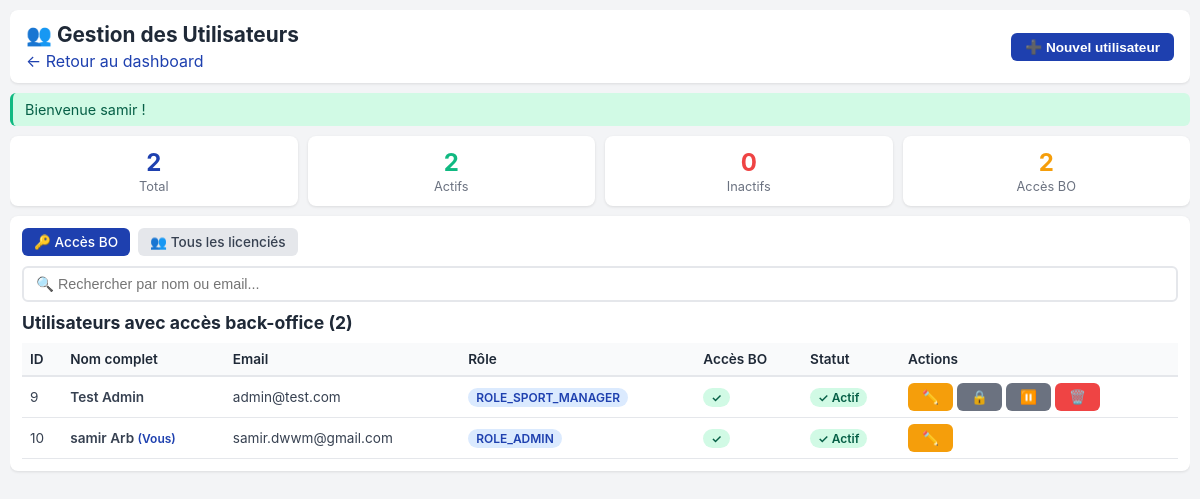
The page /BO/_backoffice/_sections/utilisateurs.php (signed in) on the database its author committed.
### tables this page shows
CREATE TABLE `users` (
  `id_user` int NOT NULL,
  `id_role` int NOT NULL,
  `has_backoffice_access` tinyint(1) DEFAULT '0',
  `name` varchar(100) NOT NULL,
  `first_name` varchar(100) NOT NULL,
  `birth_date` date DEFAULT NULL,
  `phone` varchar(20) DEFAULT NULL,
  `address` varchar(255) DEFAULT NULL,
  `email` varchar(255) DEFAULT NULL,
  `password` varchar(255) DEFAULT NULL,
  `reset_token` varchar(255) DEFAULT NULL,
  `reset_token_expiry` datetime DEFAULT NULL,
  `is_password_set` tinyint(1) DEFAULT '0',
  `status` tinyint(1) NOT NULL DEFAULT '1',
  `created_at` datetime NOT NULL DEFAULT CURRENT_TIMESTAMP,
  `updated` datetime NOT NULL DEFAULT CURRENT_TIMESTAMP ON UPDATE CURRENT_TIMESTAMP,
  `id_media` int DEFAULT NULL
);

CREATE TABLE `roles` (
  `id_role` int NOT NULL,
  `role_name` varchar(100) NOT NULL,
  `description` text
);

### includes/config.php (called while the page is built, shortened)
<?php
function asset(string $path = ''): string {
    return rtrim(ASSETS_URL, '/') . '/' . ltrim($path, '/');
}

### BO/_backoffice/_sections/utilisateurs.php (the view, shortened to what this page needs)
<?php
require_once __DIR__ . '/../../../includes/config.php';
$filter = isset($_GET['filter']) ? $_GET['filter'] : 'backoffice';
if ($filter === 'all') {
    $sql = "SELECT u.*, r.role_name
            FROM users u
            INNER JOIN roles r ON u.id_role = r.id_role
            ORDER BY u.has_backoffice_access DESC, u.status DESC, u.name";
} else {
    $sql = "SELECT u.*, r.role_name
            FROM users u
            INNER JOIN roles r ON u.id_role = r.id_role
            WHERE u.has_backoffice_access = 1
            ORDER BY u.status DESC, u.name";
}
$result = $conn->query($sql);
$users = [];
if ($result && $result->num_rows > 0) {
    while ($row = $result->fetch_assoc()) {
        $users[] = $row;
    }
}
$stats = [
    'total' => count($users),
    'actifs' => count(array_filter($users, fn($u) => $u['status'] == 1)),
    'inactifs' => count(array_filter($users, fn($u) => $u['status'] == 0)),
    'bo_access' => count(array_filter($users, fn($u) => $u['has_backoffice_access'] == 1))
];
?>
<!DOCTYPE html>
<html lang="fr">
<head>
    <link rel="stylesheet" href="<?= asset('_back.css/utilisateurs.css') ?>">
</head>
<body>
    <div class="container">
        <div class="header">
            <div>
                <h1>👥 Gestion des Utilisateurs</h1>
                <p style="color: #6b7280; margin-top: 4px;">
                    <a href="admin.php?section=dashboard" style="color: #1e40af; text-decoration: none;">← Retour au dashboard</a>
                </p>
            </div>
            <button class="btn btn-primary" onclick="toggleForm()">➕ Nouvel utilisateur</button>
        </div>
        <?php
        if (isset($_SESSION['flash'])) {
            foreach ($_SESSION['flash'] as $type => $message) {
                echo "<div class='alert alert-$type'>$message</div>";
            }
        }
        ?>
        <div class="stats-grid">
            <div class="stat-card">
                <div class="stat-value"><?= $stats['total'] ?></div>
                <div class="stat-label">Total</div>
            </div>
            <div class="stat-card">
                <div class="stat-value" style="color: #10b981;"><?= $stats['actifs'] ?></div>
                <div class="stat-label">Actifs</div>
            </div>
            <div class="stat-card">
                <div class="stat-value" style="color: #ef4444;"><?= $stats['inactifs'] ?></div>
                <div class="stat-label">Inactifs</div>
            </div>
            <div class="stat-card">
                <div class="stat-value" style="color: #f59e0b;"><?= $stats['bo_access'] ?></div>
                <div class="stat-label">Accès BO</div>
            </div>
        </div>
        <div class="card">
            <div class="filter-tabs">
                <a href="/es_moulon/BO/admin.php?section=utilisateurs&filter=backoffice"
                    class="<?= $filter === 'backoffice' ? 'active' : '' ?>">
                    🔑 Accès BO
                </a>
                <a href="/es_moulon/BO/admin.php?section=utilisateurs&filter=all"
                    class="<?= $filter === 'all' ? 'active' : '' ?>">
                    👥 Tous les licenciés
                </a>
            </div>
            <div class="search-box">
                <input type="text" id="searchInput" placeholder="🔍 Rechercher par nom ou email...">
            </div>
            <h2><?= $filter === 'all' ? 'Tous les licenciés' : 'Utilisateurs avec accès back-office' ?> (<?= count($users) ?>)</h2>
            <?php if (empty($users)): ?>
                <p style="text-align: center; color: #6b7280; padding: 20px;">Aucun utilisateur.</p>
            <?php else: ?>
                <div class="table-container">
                    <table>
                        <thead>
                            <tr>
                                <th>ID</th>
                                <th>Nom complet</th>
                                <th>Email</th>
                                <th>Rôle</th>
                                <th>Accès BO</th>
                                <th>Statut</th>
                                <th>Actions</th>
                            </tr>
                        </thead>
                        <tbody>
                            <?php foreach ($users as $user): ?>
                                <tr>
                                    <td><?= $user['id_user'] ?></td>
                                    <td style="font-weight: 600;">
                                        <?= htmlspecialchars($user['first_name'] . ' ' . $user['name']) ?>
                                        <?php if ($user['id_user'] == $_SESSION['user_id']): ?>
                                            <span style="color: #1e40af; font-size: 0.75rem;">(Vous)</span>
                                        <?php endif; ?>
                                    </td>
                                    <td><?= htmlspecialchars($user['email']) ?></td>
                                    <td>
                                        <span class="badge badge-role">
                                            <?= htmlspecialchars($user['role_name']) ?>
                                        </span>
                                    </td>
                                    <td>
                                        <?php if ($user['has_backoffice_access'] == 1): ?>
                                            <span class="badge badge-active">✓</span>
                                        <?php else: ?>
                                            <span class="badge badge-inactive">✗</span>
                                        <?php endif; ?>
                                    </td>
                                    <td>
                                        <?php if ($user['status'] == 1): ?>
                                            <span class="badge badge-active">✓ Actif</span>
                                        <?php else: ?>
                                            <span class="badge badge-inactive">✗ Inactif</span>
                                        <?php endif; ?>
                                    </td>
                                    <td>
                                        <div class="actions">
                                            <a href="/es_moulon/BO/admin.php?section=utilisateurs&edit=<?= $user['id_user'] ?>"
                                                class="btn btn-warning" title="Modifier">✏️</a>
                                            <?php if ($user['id_user'] != $_SESSION['user_id']): ?>
                                                <a href="/es_moulon/BO/admin.php?section=utilisateurs&toggle_bo_access=<?= $user['id_user'] ?>"
                                                    class="btn <?= $user['has_backoffice_access'] == 1 ? 'btn-secondary' : 'btn-success' ?>"
                                                    title="<?= $user['has_backoffice_access'] == 1 ? 'Retirer accès BO' : 'Donner accès BO' ?>">
                                                    <?= $user['has_backoffice_access'] == 1 ? '🔒' : '🔓' ?>
                                                </a>
                                                <a href="/es_moulon/BO/admin.php?section=utilisateurs&toggle_status=<?= $user['id_user'] ?>"
                                                    class="btn <?= $user['status'] == 1 ? 'btn-secondary' : 'btn-success' ?>"
                                                    title="<?= $user['status'] == 1 ? 'Désactiver' : 'Activer' ?>">
                                                    <?= $user['status'] == 1 ? '⏸️' : '▶️' ?>
                                                </a>
                                                <a href="/es_moulon/BO/admin.php?section=utilisateurs&delete=<?= $user['id_user'] ?>"
                                                    class="btn btn-danger" title="Supprimer"
                                                    onclick="return confirm('⚠️ ATTENTION : Cela supprimera aussi toutes les fonctions de <?= htmlspecialchars($user['first_name'] . ' ' . $user['name']) ?> dans le club.\n\nConfirmer la suppression ?')">
                                                    🗑️
                                                </a>
                                            <?php endif; ?>
                                        </div>
                                    </td>
                                </tr>
                            <?php endforeach; ?>
                        </tbody>
                    </table>
                </div>
            <?php endif; ?>
        </div>
    </div>
</body>
</html>

### public/assets/_back.css/utilisateurs.css (style rules this page uses)
* { margin: 0; padding: 0; box-sizing: border-box; }
body { font-family: -apple-system, BlinkMacSystemFont, 'Segoe UI', Roboto, sans-serif; background: #f3f4f6; padding: 10px; overflow: hidden; }
.container { max-width: 100%; margin: 0 auto; height: 100vh; overflow: hidden; }
.header { background: white; padding: 12px 16px; border-radius: 8px; margin-bottom: 10px; box-shadow: 0 1px 3px rgba(0,0,0,0.1); display: flex; justify-content: space-between; align-items: center; }
.header h1 { color: #1f2937; font-size: 1.3rem; }
.btn { padding: 6px 14px; border: none; border-radius: 6px; cursor: pointer; font-weight: 600; text-decoration: none; display: inline-block; transition: all 0.2s; font-size: 0.85rem; }
.btn-primary { background: #1e40af; color: white; }
.btn-warning { background: #f59e0b; color: white; }
.btn-danger { background: #ef4444; color: white; }
.btn-secondary { background: #6b7280; color: white; }
.alert { padding: 8px 12px; border-radius: 6px; margin-bottom: 10px; font-size: 0.9rem; }
.alert-success { background: #d1fae5; color: #065f46; border-left: 3px solid #10b981; }
.card { background: white; padding: 12px; border-radius: 8px; box-shadow: 0 1px 3px rgba(0,0,0,0.1); margin-bottom: 10px; }
.stats-grid { display: grid; grid-template-columns: repeat(4, 1fr); gap: 10px; margin-bottom: 10px; }
.stat-card { background: white; padding: 12px; border-radius: 8px; box-shadow: 0 1px 3px rgba(0,0,0,0.1); text-align: center; }
.stat-value { font-size: 1.5rem; font-weight: 700; color: #1e40af; }
.stat-label { color: #6b7280; font-size: 0.8rem; margin-top: 2px; }
.table-container { max-height: 300px; overflow-y: auto; }
table { width: 100%; border-collapse: collapse; font-size: 0.85rem; }
th { background: #f9fafb; padding: 8px; text-align: left; font-weight: 600; color: #1f2937; border-bottom: 2px solid #e5e7eb; position: sticky; top: 0; }
td { padding: 6px 8px; border-bottom: 1px solid #e5e7eb; color: #374151; }
.badge { padding: 2px 8px; border-radius: 10px; font-size: 0.75rem; font-weight: 600; }
.badge-active { background: #d1fae5; color: #065f46; }
.badge-role { background: #dbeafe; color: #1e40af; }
.actions { display: flex; gap: 4px; }
.filter-tabs { display: flex; gap: 8px; margin-bottom: 10px; }
.filter-tabs a { padding: 6px 12px; border-radius: 6px; text-decoration: none; font-size: 0.85rem; font-weight: 500; }
.filter-tabs a.active { background: #1e40af; color: white; }
.filter-tabs a:not(.active) { background: #e5e7eb; color: #374151; }
h2 { font-size: 1.1rem; margin-bottom: 10px; color: #1f2937; }
.search-box { margin-bottom: 10px; }
.search-box input { width: 100%; padding: 8px 12px; border: 2px solid #e5e7eb; border-radius: 6px; font-size: 0.9rem; }

### rows shown on the page
users: id_user "9", first_name+name "Test Admin", email "admin@test.com", id_role.role_name "ROLE_SPORT_MANAGER", status "✓ Actif"
users: id_user "10", first_name+name "samir Arb", shows "(Vous)", email "samir.dwwm@gmail.com", id_role.role_name "ROLE_ADMIN", status "✓ Actif"

### other values the page prints
$message "Bienvenue samir !"
$stats['total'] "2"
$stats['actifs'] "2"
$stats['inactifs'] "0"
$stats['bo_access'] "2"
count($users) "2"
